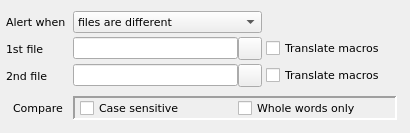
<?xml version="1.0" encoding="UTF-8"?>
<ui version="4.0">
 <class>CompareFilesWidget</class>
 <widget class="QWidget" name="CompareFilesWidget">
  <property name="geometry">
   <rect>
    <x>0</x>
    <y>0</y>
    <width>410</width>
    <height>133</height>
   </rect>
  </property>
  <property name="font">
   <font>
    <family>DejaVu Sans</family>
    <pointsize>8</pointsize>
   </font>
  </property>
  <property name="windowTitle">
   <string>Form</string>
  </property>
  <layout class="QVBoxLayout" name="verticalLayout">
   <property name="spacing">
    <number>4</number>
   </property>
   <property name="leftMargin">
    <number>6</number>
   </property>
   <property name="topMargin">
    <number>6</number>
   </property>
   <property name="rightMargin">
    <number>6</number>
   </property>
   <property name="bottomMargin">
    <number>6</number>
   </property>
   <item>
    <layout class="QGridLayout" name="gridLayout">
     <property name="spacing">
      <number>4</number>
     </property>
     <item row="0" column="0">
      <widget class="QLabel" name="label_3">
       <property name="text">
        <string>Alert when </string>
       </property>
       <property name="buddy">
        <cstring>cmbAlert</cstring>
       </property>
      </widget>
     </item>
     <item row="0" column="1">
      <widget class="QComboBox" name="cmbAlert">
       <property name="sizePolicy">
        <sizepolicy hsizetype="Expanding" vsizetype="Fixed">
         <horstretch>0</horstretch>
         <verstretch>0</verstretch>
        </sizepolicy>
       </property>
       <item>
        <property name="text">
         <string>files are different</string>
        </property>
       </item>
       <item>
        <property name="text">
         <string>files are identical</string>
        </property>
       </item>
       <item>
        <property name="text">
         <string>1st file containts 2nd</string>
        </property>
       </item>
       <item>
        <property name="text">
         <string>1st file does not contain 2nd</string>
        </property>
       </item>
       <item>
        <property name="text">
         <string>file contains string</string>
        </property>
       </item>
       <item>
        <property name="text">
         <string>file does not contain string</string>
        </property>
       </item>
      </widget>
     </item>
     <item row="1" column="0">
      <widget class="QLabel" name="lblFirstFile">
       <property name="sizePolicy">
        <sizepolicy hsizetype="Preferred" vsizetype="Preferred">
         <horstretch>0</horstretch>
         <verstretch>0</verstretch>
        </sizepolicy>
       </property>
       <property name="text">
        <string>1st file</string>
       </property>
       <property name="buddy">
        <cstring>editFirstFile</cstring>
       </property>
      </widget>
     </item>
     <item row="1" column="1">
      <layout class="QHBoxLayout" name="horizontalLayout_3">
       <property name="spacing">
        <number>0</number>
       </property>
       <item>
        <widget class="QLineEdit" name="editFirstFile"/>
       </item>
       <item>
        <widget class="QToolButton" name="btnFirstFile">
         <property name="maximumSize">
          <size>
           <width>24</width>
           <height>24</height>
          </size>
         </property>
         <property name="icon">
          <iconset resource="../../qHostMonitor.qrc">
           <normaloff>:/img/open.png</normaloff>:/img/open.png</iconset>
         </property>
        </widget>
       </item>
      </layout>
     </item>
     <item row="1" column="2">
      <widget class="QCheckBox" name="chkFirstFile">
       <property name="sizePolicy">
        <sizepolicy hsizetype="Preferred" vsizetype="Fixed">
         <horstretch>0</horstretch>
         <verstretch>0</verstretch>
        </sizepolicy>
       </property>
       <property name="font">
        <font>
         <kerning>true</kerning>
        </font>
       </property>
       <property name="text">
        <string>Translate macros</string>
       </property>
       <property name="autoRepeat">
        <bool>false</bool>
       </property>
       <property name="autoExclusive">
        <bool>false</bool>
       </property>
      </widget>
     </item>
     <item row="2" column="0">
      <widget class="QLabel" name="lblSecondFile">
       <property name="sizePolicy">
        <sizepolicy hsizetype="Preferred" vsizetype="Preferred">
         <horstretch>0</horstretch>
         <verstretch>0</verstretch>
        </sizepolicy>
       </property>
       <property name="text">
        <string>2nd file</string>
       </property>
      </widget>
     </item>
     <item row="2" column="1">
      <layout class="QHBoxLayout" name="horizontalLayout_4">
       <property name="spacing">
        <number>0</number>
       </property>
       <item>
        <widget class="QStackedWidget" name="stackFileStringSelect">
         <property name="sizePolicy">
          <sizepolicy hsizetype="Preferred" vsizetype="Fixed">
           <horstretch>0</horstretch>
           <verstretch>0</verstretch>
          </sizepolicy>
         </property>
         <property name="currentIndex">
          <number>0</number>
         </property>
         <widget class="QWidget" name="pageSecondFile">
          <property name="sizePolicy">
           <sizepolicy hsizetype="Preferred" vsizetype="Fixed">
            <horstretch>0</horstretch>
            <verstretch>0</verstretch>
           </sizepolicy>
          </property>
          <layout class="QHBoxLayout" name="horizontalLayout_7">
           <property name="spacing">
            <number>0</number>
           </property>
           <property name="leftMargin">
            <number>0</number>
           </property>
           <property name="topMargin">
            <number>0</number>
           </property>
           <property name="rightMargin">
            <number>0</number>
           </property>
           <property name="bottomMargin">
            <number>0</number>
           </property>
           <item>
            <widget class="QLineEdit" name="editSecondFile"/>
           </item>
           <item>
            <widget class="QToolButton" name="btnSecondFile">
             <property name="maximumSize">
              <size>
               <width>24</width>
               <height>24</height>
              </size>
             </property>
             <property name="icon">
              <iconset resource="../../qHostMonitor.qrc">
               <normaloff>:/img/open.png</normaloff>:/img/open.png</iconset>
             </property>
            </widget>
           </item>
          </layout>
         </widget>
         <widget class="QWidget" name="pageString">
          <property name="sizePolicy">
           <sizepolicy hsizetype="Preferred" vsizetype="Fixed">
            <horstretch>0</horstretch>
            <verstretch>0</verstretch>
           </sizepolicy>
          </property>
          <layout class="QHBoxLayout" name="horizontalLayout_8">
           <property name="spacing">
            <number>0</number>
           </property>
           <property name="leftMargin">
            <number>0</number>
           </property>
           <property name="topMargin">
            <number>0</number>
           </property>
           <property name="rightMargin">
            <number>0</number>
           </property>
           <property name="bottomMargin">
            <number>0</number>
           </property>
           <item>
            <widget class="QComboBox" name="cmbString">
             <property name="editable">
              <bool>true</bool>
             </property>
            </widget>
           </item>
          </layout>
         </widget>
        </widget>
       </item>
      </layout>
     </item>
     <item row="2" column="2">
      <widget class="QStackedWidget" name="stackStringCodingSelect">
       <property name="sizePolicy">
        <sizepolicy hsizetype="Preferred" vsizetype="Fixed">
         <horstretch>0</horstretch>
         <verstretch>0</verstretch>
        </sizepolicy>
       </property>
       <property name="currentIndex">
        <number>0</number>
       </property>
       <widget class="QWidget" name="pageChkSecondFile">
        <property name="sizePolicy">
         <sizepolicy hsizetype="Preferred" vsizetype="Fixed">
          <horstretch>0</horstretch>
          <verstretch>0</verstretch>
         </sizepolicy>
        </property>
        <layout class="QVBoxLayout" name="verticalLayout_2">
         <property name="leftMargin">
          <number>0</number>
         </property>
         <property name="topMargin">
          <number>0</number>
         </property>
         <property name="rightMargin">
          <number>0</number>
         </property>
         <property name="bottomMargin">
          <number>0</number>
         </property>
         <item>
          <widget class="QCheckBox" name="chkSecondFile">
           <property name="sizePolicy">
            <sizepolicy hsizetype="Preferred" vsizetype="Fixed">
             <horstretch>0</horstretch>
             <verstretch>0</verstretch>
            </sizepolicy>
           </property>
           <property name="text">
            <string>Translate macros</string>
           </property>
          </widget>
         </item>
        </layout>
       </widget>
       <widget class="QWidget" name="pageStringCoding">
        <property name="sizePolicy">
         <sizepolicy hsizetype="Preferred" vsizetype="Fixed">
          <horstretch>0</horstretch>
          <verstretch>0</verstretch>
         </sizepolicy>
        </property>
        <layout class="QHBoxLayout" name="horizontalLayout_6">
         <property name="leftMargin">
          <number>0</number>
         </property>
         <property name="topMargin">
          <number>0</number>
         </property>
         <property name="rightMargin">
          <number>0</number>
         </property>
         <property name="bottomMargin">
          <number>0</number>
         </property>
         <item>
          <widget class="QComboBox" name="cmbStringCoding">
           <item>
            <property name="text">
             <string>ASCII file</string>
            </property>
           </item>
           <item>
            <property name="text">
             <string>UTF-8</string>
            </property>
           </item>
           <item>
            <property name="text">
             <string>UTF-16</string>
            </property>
           </item>
           <item>
            <property name="text">
             <string>UTF-16 big endian</string>
            </property>
           </item>
           <item>
            <property name="text">
             <string>UTF-32</string>
            </property>
           </item>
           <item>
            <property name="text">
             <string>UTF-32 big endian</string>
            </property>
           </item>
          </widget>
         </item>
        </layout>
       </widget>
      </widget>
     </item>
    </layout>
   </item>
   <item>
    <layout class="QHBoxLayout" name="horizontalLayout_2">
     <property name="spacing">
      <number>10</number>
     </property>
     <property name="leftMargin">
      <number>7</number>
     </property>
     <property name="rightMargin">
      <number>7</number>
     </property>
     <item>
      <widget class="QLabel" name="label_4">
       <property name="text">
        <string>Compare</string>
       </property>
      </widget>
     </item>
     <item>
      <widget class="QStackedWidget" name="stackFileStringCompare">
       <property name="sizePolicy">
        <sizepolicy hsizetype="MinimumExpanding" vsizetype="Fixed">
         <horstretch>0</horstretch>
         <verstretch>0</verstretch>
        </sizepolicy>
       </property>
       <property name="frameShape">
        <enum>QFrame::Panel</enum>
       </property>
       <property name="frameShadow">
        <enum>QFrame::Sunken</enum>
       </property>
       <property name="lineWidth">
        <number>2</number>
       </property>
       <property name="currentIndex">
        <number>1</number>
       </property>
       <widget class="QWidget" name="pageCompareFiles">
        <property name="sizePolicy">
         <sizepolicy hsizetype="Preferred" vsizetype="Fixed">
          <horstretch>0</horstretch>
          <verstretch>0</verstretch>
         </sizepolicy>
        </property>
        <layout class="QHBoxLayout" name="horizontalLayout">
         <property name="leftMargin">
          <number>9</number>
         </property>
         <property name="topMargin">
          <number>0</number>
         </property>
         <property name="bottomMargin">
          <number>0</number>
         </property>
         <item>
          <widget class="QCheckBox" name="chkCompareTime">
           <property name="enabled">
            <bool>true</bool>
           </property>
           <property name="text">
            <string>Time</string>
           </property>
          </widget>
         </item>
         <item>
          <widget class="QCheckBox" name="chkCompareSize">
           <property name="text">
            <string>Size</string>
           </property>
          </widget>
         </item>
         <item>
          <widget class="QCheckBox" name="chkCompareContents">
           <property name="text">
            <string>Contents</string>
           </property>
          </widget>
         </item>
        </layout>
       </widget>
       <widget class="QWidget" name="pageCompareVsString">
        <property name="sizePolicy">
         <sizepolicy hsizetype="Preferred" vsizetype="Fixed">
          <horstretch>0</horstretch>
          <verstretch>0</verstretch>
         </sizepolicy>
        </property>
        <layout class="QHBoxLayout" name="horizontalLayout_5">
         <property name="leftMargin">
          <number>5</number>
         </property>
         <property name="topMargin">
          <number>0</number>
         </property>
         <property name="rightMargin">
          <number>5</number>
         </property>
         <property name="bottomMargin">
          <number>0</number>
         </property>
         <item>
          <widget class="QCheckBox" name="chkCaseSensitive">
           <property name="text">
            <string>Case sensitive</string>
           </property>
          </widget>
         </item>
         <item>
          <widget class="QCheckBox" name="chkWholeWords">
           <property name="text">
            <string>Whole words only</string>
           </property>
          </widget>
         </item>
        </layout>
       </widget>
      </widget>
     </item>
    </layout>
   </item>
  </layout>
 </widget>
 <resources>
  <include location="../../qHostMonitor.qrc"/>
  <include location="../../qHostMonitor.qrc"/>
 </resources>
 <connections/>
</ui>
